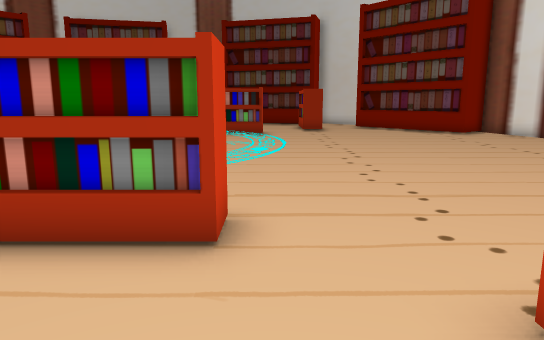
view 1 (above)

24 first-person views from a walk through a 3-D level made in the Unity game engine. The camera is 1.5 m above the floor, tilts 10° down and sees 70° across. The floor is counted in squares, 1 m on a side. Each view is taken from the middle of a square. On the plan, view 1 faces up. The plan holds only what a view shows up to about 17 squares ahead; the rest is blank. The place goes on beyond the plan. Some animated figures are left out.

view 2
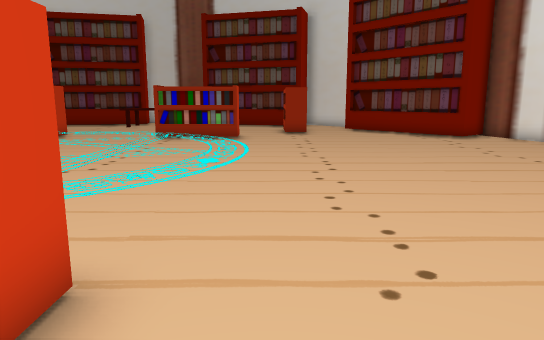

view 3
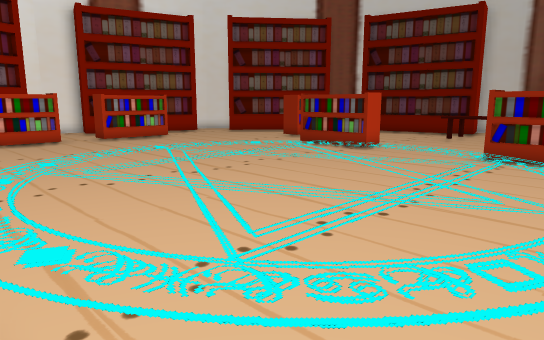

view 4
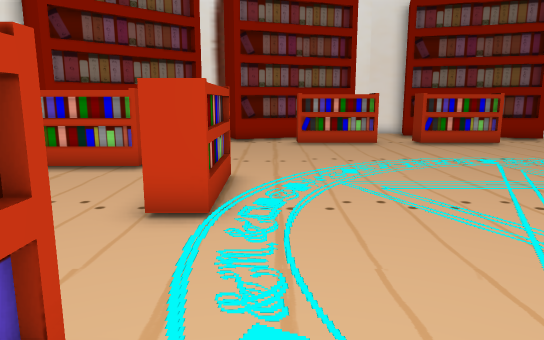

view 5
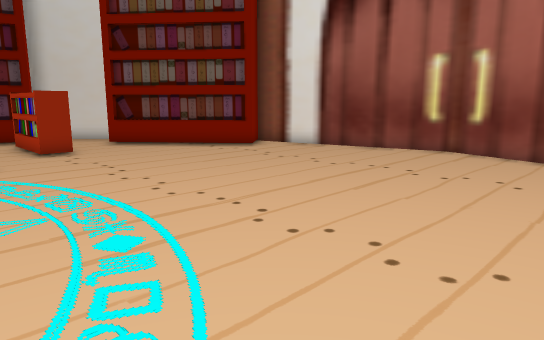

view 6
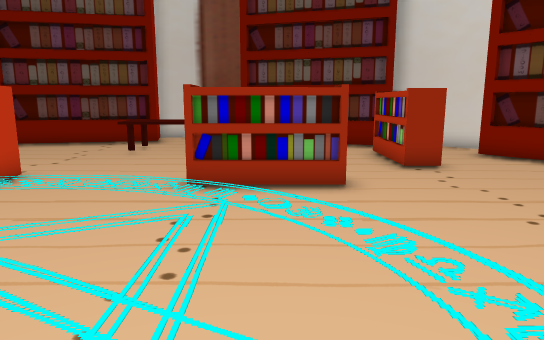

view 7
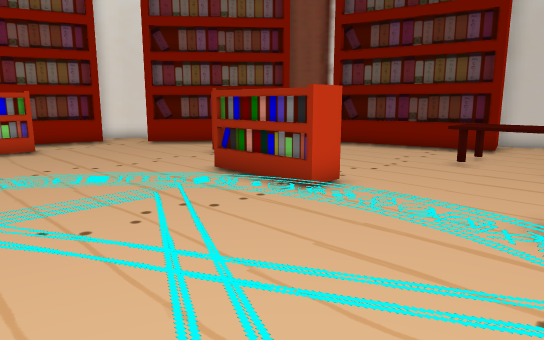

view 8
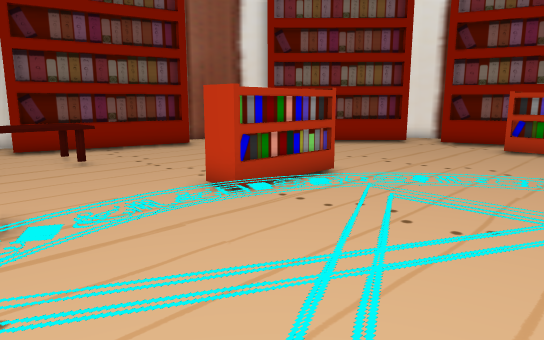

view 9
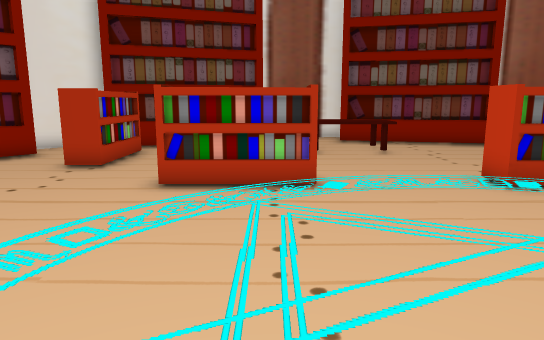

view 10
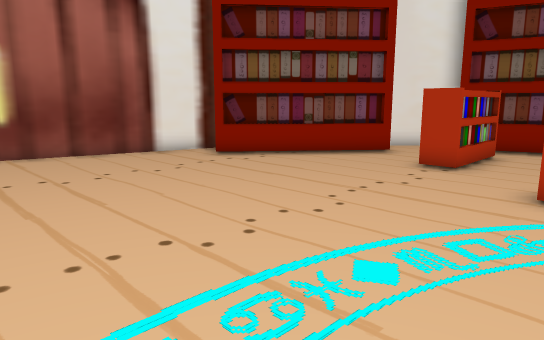

view 11
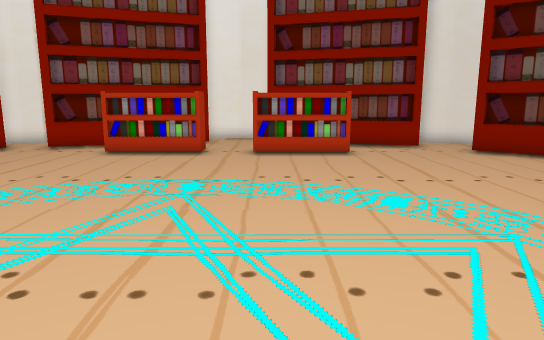

view 12
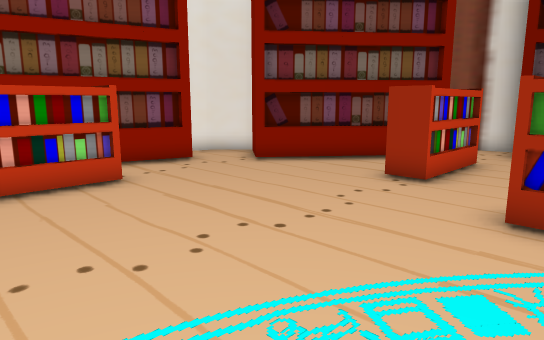

view 13
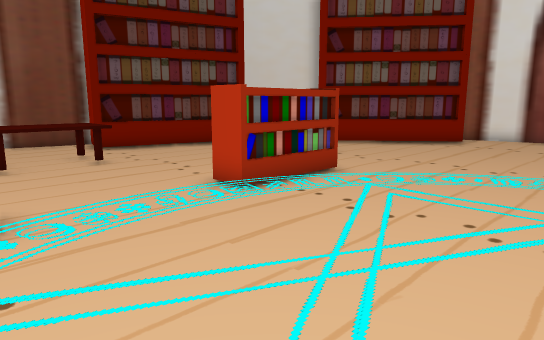

view 14
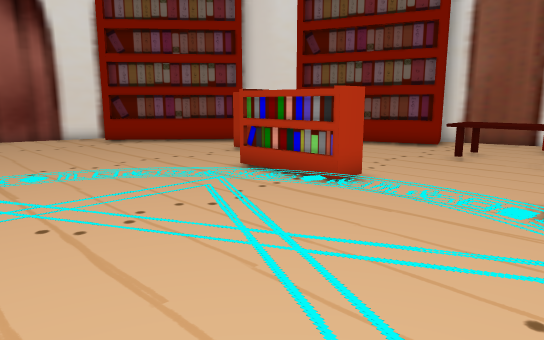

view 15
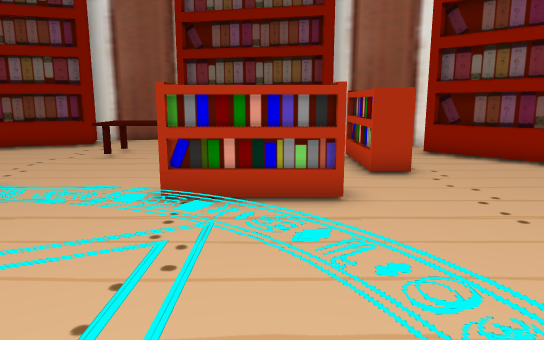

view 16
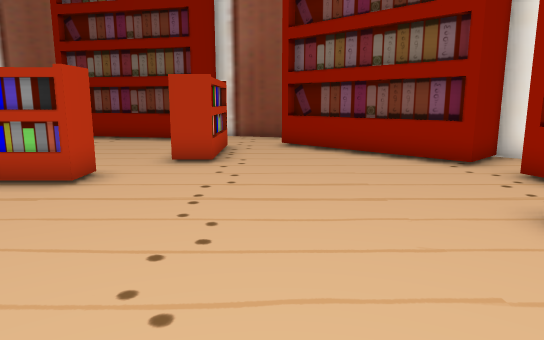

view 17
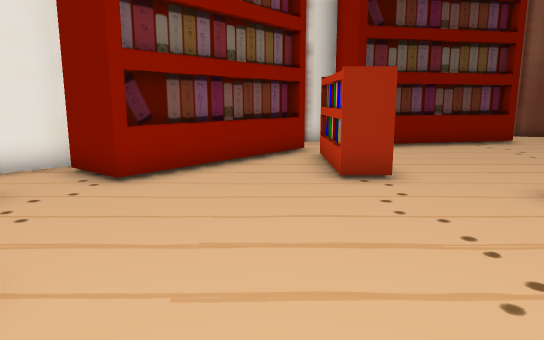

view 18
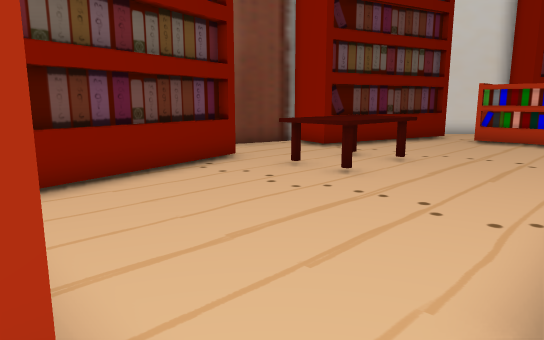

view 19
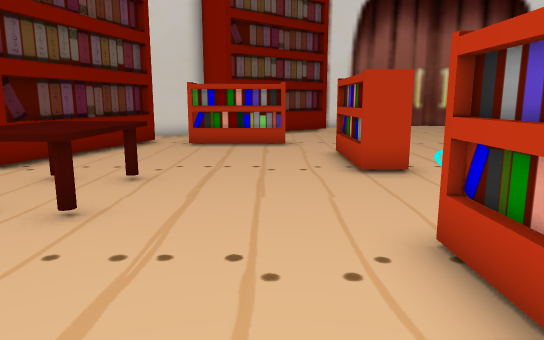

view 20
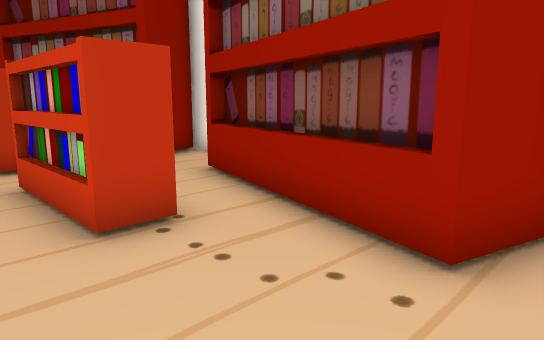

view 21
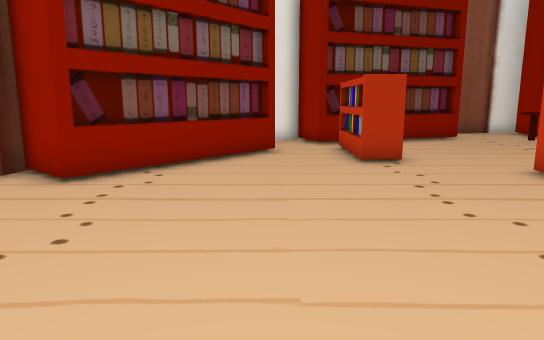

view 22
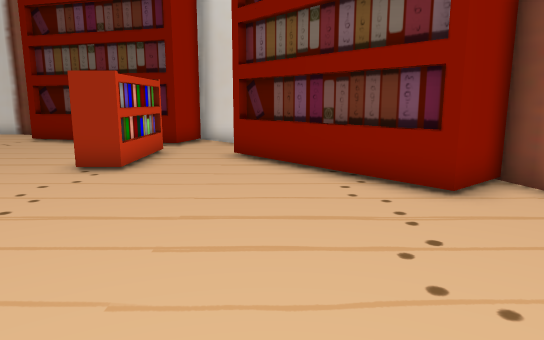

view 23
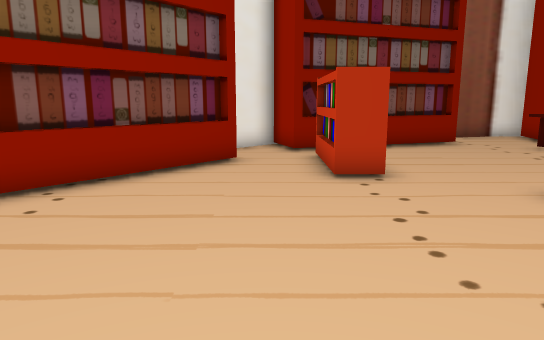

view 24
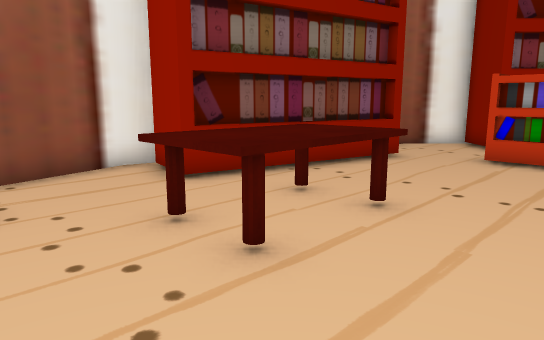

### Floor plan
Key: @ floor where view 1 was taken; # wall or solid block; . main floor; : floor 0.25 m higher than the main floor; / step, stairs or slope; B bookshelf; E desk; O other object.
Columns run from 24 left of view 1 to 12 right of it. Each row starts with its distance up from view 1.
 30                 #####
 29                 O....#
 28          ##     OO...O     #
 27          ..OOOOOOO...OOOO  O#
 26          ..OO...........OOOO.#
 25         OO.......EEEE.........#
 24        OOOO......EEEE.....OO..O
 23       OO.OO...............OO.OO
 22    #  O..OO...............OO..OO
 21   #.OOO..OO...............OO...O
 20   #..O.........................OO
 19   OO.........BBBB...BBBB........OOO#
 18    O......../BBBB///BBBB/........O.#
 17    O........:::::::::::::..........#
 16   OO.O......:::::::::::::..........#
 15   O..O......:::::::::::::...........#
 14   O..O......:::::::::::::...........#
 13   O..O......:::::::::::::...........#
 12  ....O......:::::::::::::...........#
 11  ...........:::::::::::::...........#
 10 #OO  O......:::::::::::::...........#
  9 # O  O......:::::::::::::...........#
  8   OO O......:::::::::::::...........#
  7    O.O......:::::::::::::..........#
  6    O........:::::::::::::..........#
  5    OO......./BBBB///BBBB/........O.#
  4     O........B  B...BBBB........OOO#
  3   #.O..........................OO
  2   #OOO.....O..............OO...O
  1    # OO....O..............OO..OO
  0       OO...O............@.OO.OO
 -1        OO..O.....EEEE.....OO..
 -2         OO.......EEEE.....OO..#
 -3        #....O...........OOOOO#
 -4         #...OOOOOO....OOO   #
 -5          ###O   OOO...O
 -6                  OO..#
 -7                  ####

Positions as (right, up) in squares from view 1, and headings:
1: (0, 0), facing up
2: (1, 2), facing up
3: (0, 5), facing up-left
4: (-2, 6), facing left
5: (-2, 6), facing up-right
6: (-2, 10), facing up
7: (-3, 12), facing up-left
8: (-3, 11), facing down-left
9: (-3, 13), facing down
10: (-2, 13), facing down-right
11: (-5, 13), facing left
12: (-10, 12), facing up-left
13: (-9, 12), facing up-right
14: (-9, 12), facing down-right
15: (-10, 12), facing down
16: (-15, 12), facing down
17: (-16, 13), facing up
18: (-14, 19), facing up-right
19: (-12, 21), facing right
20: (-17, 20), facing down-left
21: (5, 12), facing down
22: (6, 12), facing up
23: (4, 10), facing down
24: (-2, 2), facing down-left
